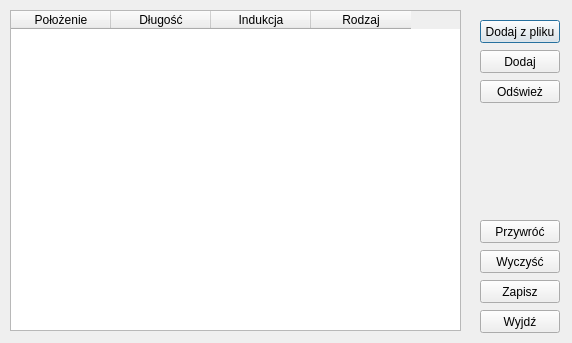
<?xml version="1.0" encoding="UTF-8"?>
<ui version="4.0">
 <class>wczytaj</class>
 <widget class="QDialog" name="wczytaj">
  <property name="geometry">
   <rect>
    <x>0</x>
    <y>0</y>
    <width>572</width>
    <height>343</height>
   </rect>
  </property>
  <property name="windowTitle">
   <string>Dialog</string>
  </property>
  <widget class="QPushButton" name="pushButton">
   <property name="geometry">
    <rect>
     <x>480</x>
     <y>20</y>
     <width>80</width>
     <height>23</height>
    </rect>
   </property>
   <property name="mouseTracking">
    <bool>false</bool>
   </property>
   <property name="toolTip">
    <string/>
   </property>
   <property name="statusTip">
    <string/>
   </property>
   <property name="whatsThis">
    <string/>
   </property>
   <property name="accessibleName">
    <string/>
   </property>
   <property name="text">
    <string>Dodaj z pliku</string>
   </property>
  </widget>
  <widget class="QPushButton" name="pushButton_2">
   <property name="geometry">
    <rect>
     <x>480</x>
     <y>50</y>
     <width>80</width>
     <height>23</height>
    </rect>
   </property>
   <property name="text">
    <string>Dodaj</string>
   </property>
  </widget>
  <widget class="QPushButton" name="pushButton_3">
   <property name="geometry">
    <rect>
     <x>480</x>
     <y>280</y>
     <width>80</width>
     <height>23</height>
    </rect>
   </property>
   <property name="text">
    <string>Zapisz</string>
   </property>
  </widget>
  <widget class="QPushButton" name="pushButton_4">
   <property name="geometry">
    <rect>
     <x>480</x>
     <y>250</y>
     <width>80</width>
     <height>23</height>
    </rect>
   </property>
   <property name="text">
    <string>Wyczyść</string>
   </property>
  </widget>
  <widget class="QPushButton" name="pushButton_5">
   <property name="geometry">
    <rect>
     <x>480</x>
     <y>310</y>
     <width>80</width>
     <height>23</height>
    </rect>
   </property>
   <property name="text">
    <string>Wyjdź</string>
   </property>
  </widget>
  <widget class="QPushButton" name="BTNshow">
   <property name="geometry">
    <rect>
     <x>480</x>
     <y>80</y>
     <width>80</width>
     <height>23</height>
    </rect>
   </property>
   <property name="text">
    <string>Odśwież</string>
   </property>
  </widget>
  <widget class="QTableWidget" name="tableWidget">
   <property name="geometry">
    <rect>
     <x>10</x>
     <y>10</y>
     <width>451</width>
     <height>321</height>
    </rect>
   </property>
   <column>
    <property name="text">
     <string>Położenie</string>
    </property>
   </column>
   <column>
    <property name="text">
     <string>Długość</string>
    </property>
   </column>
   <column>
    <property name="text">
     <string>Indukcja</string>
    </property>
   </column>
   <column>
    <property name="text">
     <string>Rodzaj</string>
    </property>
   </column>
  </widget>
  <widget class="QPushButton" name="BTNrevert">
   <property name="geometry">
    <rect>
     <x>480</x>
     <y>220</y>
     <width>80</width>
     <height>23</height>
    </rect>
   </property>
   <property name="text">
    <string>Przywróć</string>
   </property>
  </widget>
 </widget>
 <resources/>
 <connections/>
</ui>
